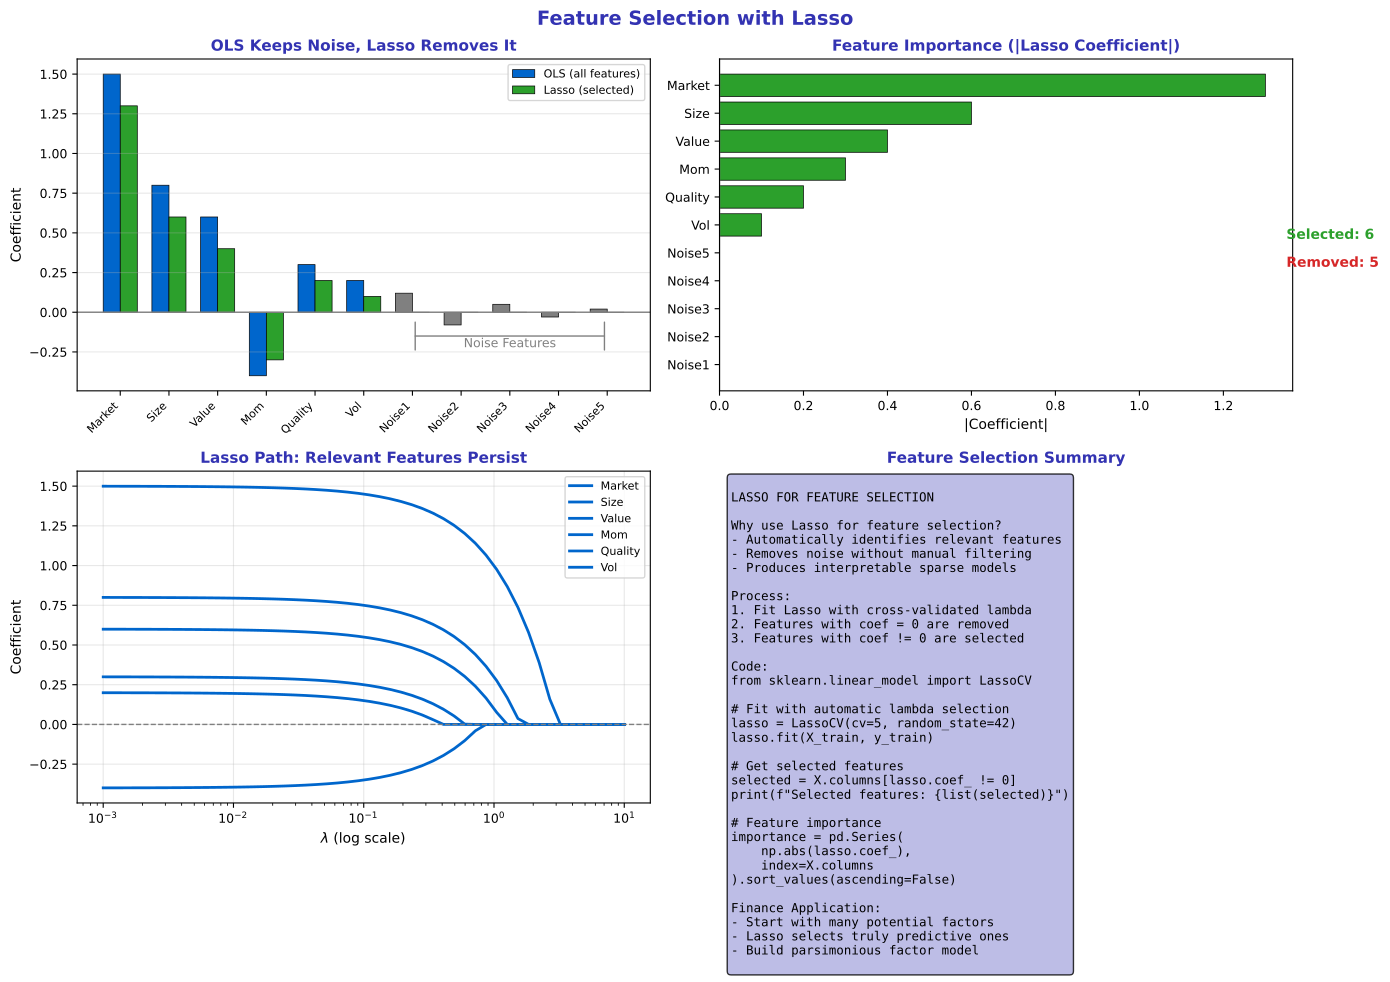

Recreate this plot in Python.
"""Feature Selection - Using Lasso for sparse models"""
import matplotlib.pyplot as plt
import numpy as np
from pathlib import Path

plt.rcParams.update({
    'font.size': 10,
    'axes.labelsize': 10,
    'axes.titlesize': 11,
    'xtick.labelsize': 9,
    'ytick.labelsize': 9,
    'legend.fontsize': 9,
    'figure.figsize': (10, 6),
    'figure.dpi': 150
})

MLPURPLE = '#3333B2'
MLLAVENDER = '#ADADE0'
MLBLUE = '#0066CC'
MLORANGE = '#FF7F0E'
MLGREEN = '#2CA02C'
MLRED = '#D62728'

np.random.seed(42)

fig, axes = plt.subplots(2, 2, figsize=(14, 10))
fig.suptitle('Feature Selection with Lasso', fontsize=14, fontweight='bold', color=MLPURPLE)

# Define features (some relevant, some noise)
all_features = ['Market', 'Size', 'Value', 'Mom', 'Quality', 'Vol',
                'Noise1', 'Noise2', 'Noise3', 'Noise4', 'Noise5']
n_features = len(all_features)

# True relevant features
relevant = [True, True, True, True, True, True, False, False, False, False, False]

# OLS coefficients (keeps all, including noise)
ols_coefs = np.array([1.5, 0.8, 0.6, -0.4, 0.3, 0.2, 0.12, -0.08, 0.05, -0.03, 0.02])

# Lasso coefficients (selects only relevant)
lasso_coefs = np.array([1.3, 0.6, 0.4, -0.3, 0.2, 0.1, 0, 0, 0, 0, 0])

# Plot 1: OLS vs Lasso coefficients
ax1 = axes[0, 0]

x = np.arange(n_features)
width = 0.35

colors_ols = [MLBLUE if rel else 'gray' for rel in relevant]
colors_lasso = [MLGREEN if coef != 0 else MLRED for coef in lasso_coefs]

bars1 = ax1.bar(x - width/2, ols_coefs, width, color=colors_ols, edgecolor='black',
                linewidth=0.5, label='OLS (all features)')
bars2 = ax1.bar(x + width/2, lasso_coefs, width, color=colors_lasso, edgecolor='black',
                linewidth=0.5, label='Lasso (selected)')

ax1.axhline(0, color='gray', linewidth=1)
ax1.set_xticks(x)
ax1.set_xticklabels(all_features, fontsize=8, rotation=45, ha='right')
ax1.set_title('OLS Keeps Noise, Lasso Removes It', fontsize=11, fontweight='bold', color=MLPURPLE)
ax1.set_ylabel('Coefficient', fontsize=10)
ax1.legend(fontsize=8)
ax1.grid(alpha=0.3, axis='y')

# Add "Noise Features" bracket
ax1.annotate('', xy=(6, -0.15), xytext=(10, -0.15),
             arrowprops=dict(arrowstyle='|-|', color='gray'))
ax1.text(8, -0.22, 'Noise Features', ha='center', fontsize=9, color='gray')

# Plot 2: Feature importance ranking
ax2 = axes[0, 1]

# Sort by absolute Lasso coefficient
sort_idx = np.argsort(np.abs(lasso_coefs))[::-1]
sorted_features = [all_features[i] for i in sort_idx]
sorted_coefs = lasso_coefs[sort_idx]

colors = [MLGREEN if c != 0 else MLRED for c in sorted_coefs]
bars = ax2.barh(sorted_features, np.abs(sorted_coefs), color=colors, edgecolor='black', linewidth=0.5)

ax2.axvline(0, color='gray', linewidth=1)
ax2.set_title('Feature Importance (|Lasso Coefficient|)', fontsize=11, fontweight='bold', color=MLPURPLE)
ax2.set_xlabel('|Coefficient|', fontsize=10)
ax2.invert_yaxis()

# Mark selected vs not selected
ax2.text(1.35, 5.5, f'Selected: {sum(lasso_coefs != 0)}', fontsize=10, color=MLGREEN, fontweight='bold')
ax2.text(1.35, 6.5, f'Removed: {sum(lasso_coefs == 0)}', fontsize=10, color=MLRED, fontweight='bold')

# Plot 3: Selection path - which features drop off
ax3 = axes[1, 0]

lambdas = np.logspace(-3, 1, 50)

for i, (feat, ols_coef, rel) in enumerate(zip(all_features[:6], ols_coefs[:6], relevant[:6])):
    # Relevant features stay longer
    threshold = 0.5 if rel else 0.1
    path = np.sign(ols_coef) * np.maximum(0, abs(ols_coef) - lambdas * threshold)
    color = MLBLUE if rel else 'gray'
    ax3.plot(lambdas, path, color=color, linewidth=2 if rel else 1, label=feat)

ax3.axhline(0, color='gray', linewidth=1, linestyle='--')
ax3.set_xscale('log')
ax3.set_title('Lasso Path: Relevant Features Persist', fontsize=11, fontweight='bold', color=MLPURPLE)
ax3.set_xlabel(r'$\lambda$ (log scale)', fontsize=10)
ax3.set_ylabel('Coefficient', fontsize=10)
ax3.legend(fontsize=8, loc='upper right')
ax3.grid(alpha=0.3)

# Plot 4: Summary and code
ax4 = axes[1, 1]
ax4.axis('off')

summary = '''
LASSO FOR FEATURE SELECTION

Why use Lasso for feature selection?
- Automatically identifies relevant features
- Removes noise without manual filtering
- Produces interpretable sparse models

Process:
1. Fit Lasso with cross-validated lambda
2. Features with coef = 0 are removed
3. Features with coef != 0 are selected

Code:
from sklearn.linear_model import LassoCV

# Fit with automatic lambda selection
lasso = LassoCV(cv=5, random_state=42)
lasso.fit(X_train, y_train)

# Get selected features
selected = X.columns[lasso.coef_ != 0]
print(f"Selected features: {list(selected)}")

# Feature importance
importance = pd.Series(
    np.abs(lasso.coef_),
    index=X.columns
).sort_values(ascending=False)

Finance Application:
- Start with many potential factors
- Lasso selects truly predictive ones
- Build parsimonious factor model
'''

ax4.text(0.02, 0.98, summary, transform=ax4.transAxes, fontsize=9,
         verticalalignment='top', fontfamily='monospace',
         bbox=dict(boxstyle='round', facecolor=MLLAVENDER, alpha=0.8))
ax4.set_title('Feature Selection Summary', fontsize=11, fontweight='bold', color=MLPURPLE)

plt.tight_layout()
plt.savefig(Path(__file__).parent / 'chart.pdf', dpi=300, bbox_inches='tight')
plt.close()
